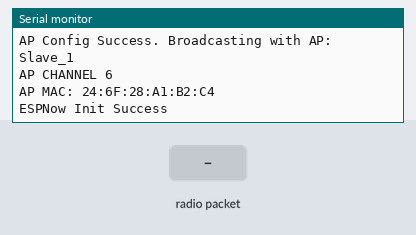
Bench run of a sketch on a simulated ESP32. On the bench: the last lines printed to the serial monitor. The inputs (shaded band) are chosen by the test bench.

Above: at 1.2 s.
1.3 s: radio packet "1" arrives
At 2.1 s:
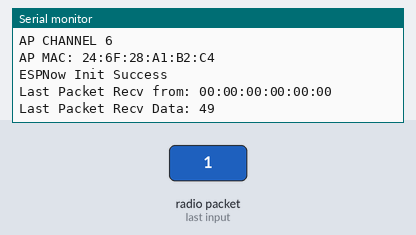
2.8 s: radio packet "0" arrives
At 3.3 s:
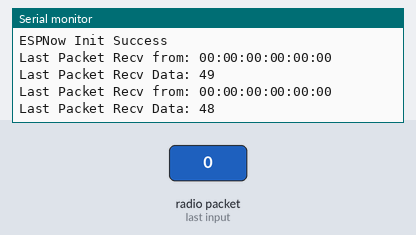
4.3 s: radio packet "2" arrives
At 5.6 s:
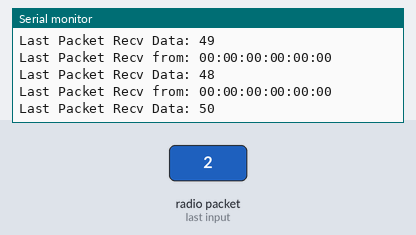

The sketch:

Slave-tete.ino
```cpp
/**
   ESPNOW - Basic communication - Slave
   Date: 26th September 2017
   Author: Arvind Ravulavaru <https://github.com/arvindr21>
   Purpose: ESPNow Communication between a Master ESP32 and a Slave ESP32
   Description: This sketch consists of the code for the Slave module.
   Resources: (A bit outdated)
   a. https://espressif.com/sites/default/files/documentation/esp-now_user_guide_en.pdf
   b. http://www.esploradores.com/practica-6-conexion-esp-now/

   << This Device Slave >>

   Flow: Master
   Step 1 : ESPNow Init on Master and set it in STA mode
   Step 2 : Start scanning for Slave ESP32 (we have added a prefix of `slave` to the SSID of slave for an easy setup)
   Step 3 : Once found, add Slave as peer
   Step 4 : Register for send callback
   Step 5 : Start Transmitting data from Master to Slave

   Flow: Slave
   Step 1 : ESPNow Init on Slave
   Step 2 : Update the SSID of Slave with a prefix of `slave`
   Step 3 : Set Slave in AP mode
   Step 4 : Register for receive callback and wait for data
   Step 5 : Once data arrives, print it in the serial monitor

   Note: Master and Slave have been defined to easily understand the setup.
         Based on the ESPNOW API, there is no concept of Master and Slave.
         Any devices can act as master or salve.
*/

#include <esp_now.h>
#include <WiFi.h>
#include "FastLED.h"

CRGB leds[1];

#define CHANNEL 1

// Init ESP Now with fallback
void InitESPNow() {
  WiFi.disconnect();
  if (esp_now_init() == ESP_OK) {
    Serial.println("ESPNow Init Success");
  }
  else {
    Serial.println("ESPNow Init Failed");
    // Retry InitESPNow, add a counte and then restart?
    // InitESPNow();
    // or Simply Restart
    ESP.restart();
  }
}

// config AP SSID
void configDeviceAP() {
  const char *SSID = "Slave_1";
  bool result = WiFi.softAP(SSID, "Slave_1_Password", CHANNEL, 0);
  if (!result) {
    Serial.println("AP Config failed.");
  } else {
    Serial.println("AP Config Success. Broadcasting with AP: " + String(SSID));
    Serial.print("AP CHANNEL "); Serial.println(WiFi.channel());
  }
}

void setup() {
  Serial.begin(115200);
  Serial.println("ESPNow/Basic/Slave Example");
  FastLED.addLeds<NEOPIXEL, 5>(leds, 1);
  //Set device in AP mode to begin with
  WiFi.mode(WIFI_AP);
  // configure device AP mode
  configDeviceAP();
  // This is the mac address of the Slave in AP Mode
  Serial.print("AP MAC: "); Serial.println(WiFi.softAPmacAddress());
  // Init ESPNow with a fallback logic
  InitESPNow();
  // Once ESPNow is successfully Init, we will register for recv CB to
  // get recv packer info.
  esp_now_register_recv_cb(OnDataRecv);
}

// callback when data is recv from Master
void OnDataRecv(const uint8_t *mac_addr, const uint8_t *data, int data_len) {
  char macStr[18];
  snprintf(macStr, sizeof(macStr), "%02x:%02x:%02x:%02x:%02x:%02x",
           mac_addr[0], mac_addr[1], mac_addr[2], mac_addr[3], mac_addr[4], mac_addr[5]);
  Serial.print("Last Packet Recv from: "); Serial.println(macStr);
  Serial.print("Last Packet Recv Data: "); Serial.println(*data);
  if (*data == 1){
    leds[0] = CRGB::Red; FastLED.show();
  }
  else if (*data == 2){
    leds[0] = CRGB::Green; FastLED.show();
  }
  else if (*data == 3){
    leds[0] = CRGB::Blue; FastLED.show();
  }
  else if (*data == 4){
    leds[0] = CRGB::White; FastLED.show();
  }
  Serial.println("");
}

void loop() {
  // Chill
}
```

Measured:
- after the input at 1.3 s, the serial monitor: prints a new line at once (image 1)
- after the input at 2.8 s, the serial monitor: prints a new line at once (image 2)
- after the input at 4.3 s, the serial monitor: prints a new line at once (image 3)
